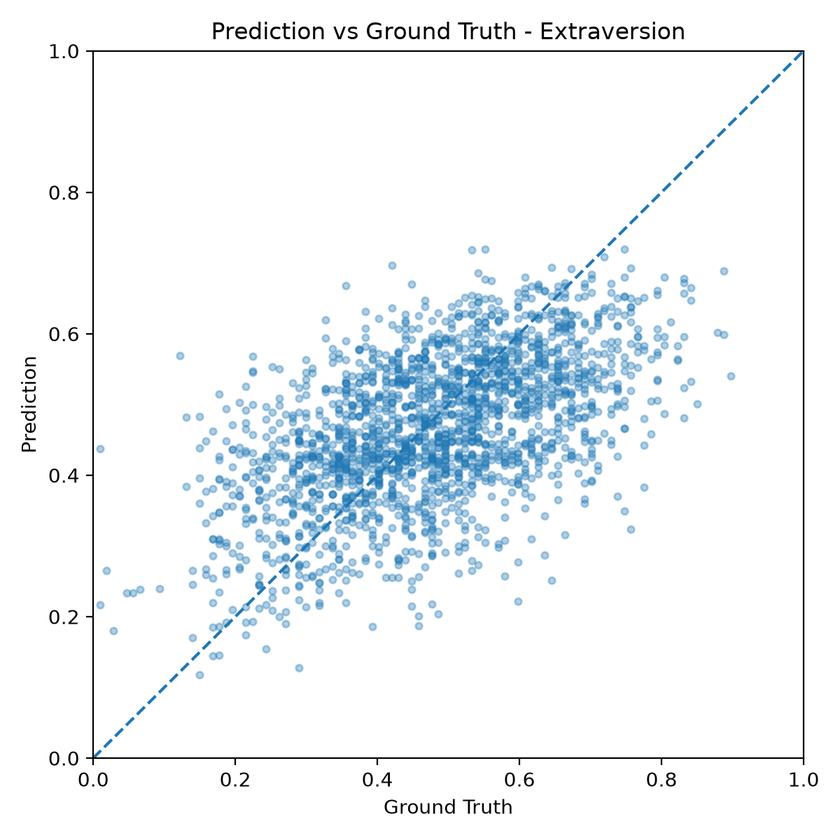
#> input picture outputs/figures/prediction_analysis/scatter_extraversion_concat.png, 840 x 840 px, shrunk from 1200 x 1200 before the run
$ python create_comparison_figure.py
#> lines starting #> are read from the running program, lines starting #| are printed output that depends on the picture
import sys
from pathlib import Path

PROJECT_ROOT = Path(__file__).resolve().parents[1]
sys.path.insert(0, str(PROJECT_ROOT))

import matplotlib.pyplot as plt
import matplotlib.image as mpimg


def main():
    baseline_dir = PROJECT_ROOT / "outputs" / "figures" / "prediction_analysis"
    plateau_dir = PROJECT_ROOT / "outputs" / "figures" / "prediction_analysis_plateau"

    output_dir = PROJECT_ROOT / "outputs" / "figures"
    output_dir.mkdir(parents=True, exist_ok=True)

    images = [
        (
            "Prediction vs Ground Truth",
            baseline_dir / "scatter_extraversion_concat.png",
            plateau_dir / "scatter_extraversion_concat_plateau.png",
        ),
        (
            "Distribution",
            baseline_dir / "hist_extraversion_concat.png",
            plateau_dir / "hist_extraversion_concat_plateau.png",
        ),
        (
            "Residuals",
            baseline_dir / "residuals_extraversion_concat.png",
            plateau_dir / "residuals_extraversion_concat_plateau.png",
        ),
    ]

    fig, axes = plt.subplots(3, 2, figsize=(10, 13))

    column_titles = ["Baseline", "Final (+ ReduceLROnPlateau)"]

    for col, title in enumerate(column_titles):
        axes[0, col].set_title(title, fontsize=14, fontweight="bold", pad=12)

    for row, (row_title, baseline_path, plateau_path) in enumerate(images):
        for col, path in enumerate([baseline_path, plateau_path]):
            if not path.exists():
                raise FileNotFoundError(f"Missing image: {path}")

            img = mpimg.imread(path)
#> img is the input picture: shape (840, 840, 4) float32; mean R, G, B, A 0.938, 0.957, 0.97, 1
            axes[row, col].imshow(img)
            axes[row, col].axis("off")

        axes[row, 0].set_ylabel(
            row_title,
            fontsize=12,
            fontweight="bold",
            rotation=90,
            labelpad=20,
        )

    plt.tight_layout()

    png_path = output_dir / "prediction_comparison_extraversion.png"

    fig.savefig(png_path, dpi=200, bbox_inches="tight")
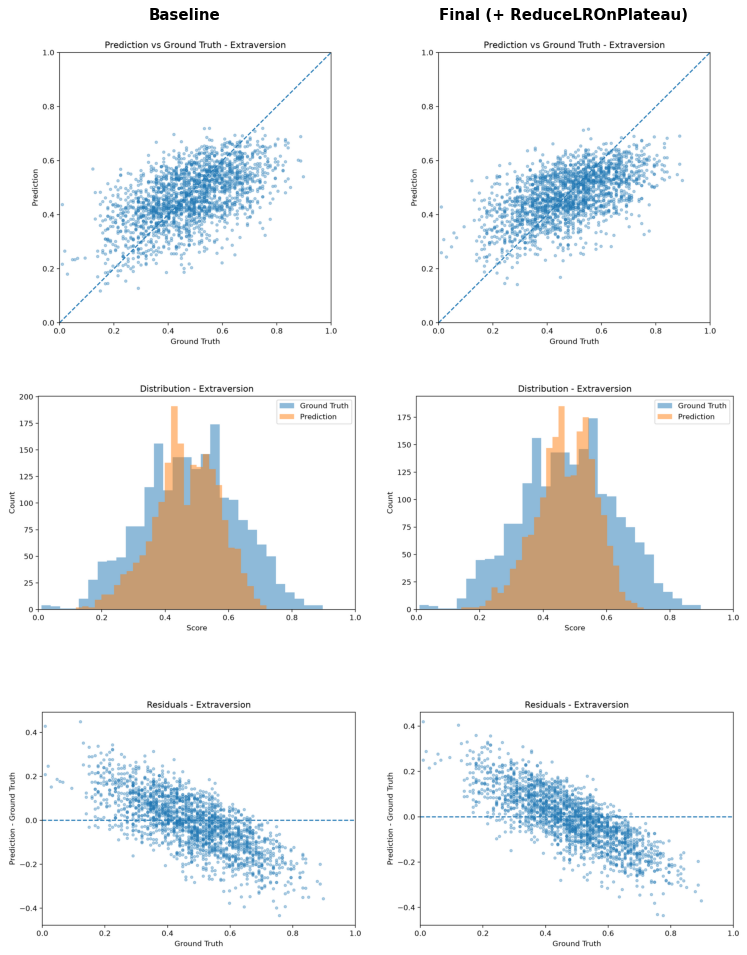
#> figure drawn by matplotlib, 6 panels
    plt.close(fig)

    print(f"Saved: {png_path}")


if __name__ == "__main__":
    main()
